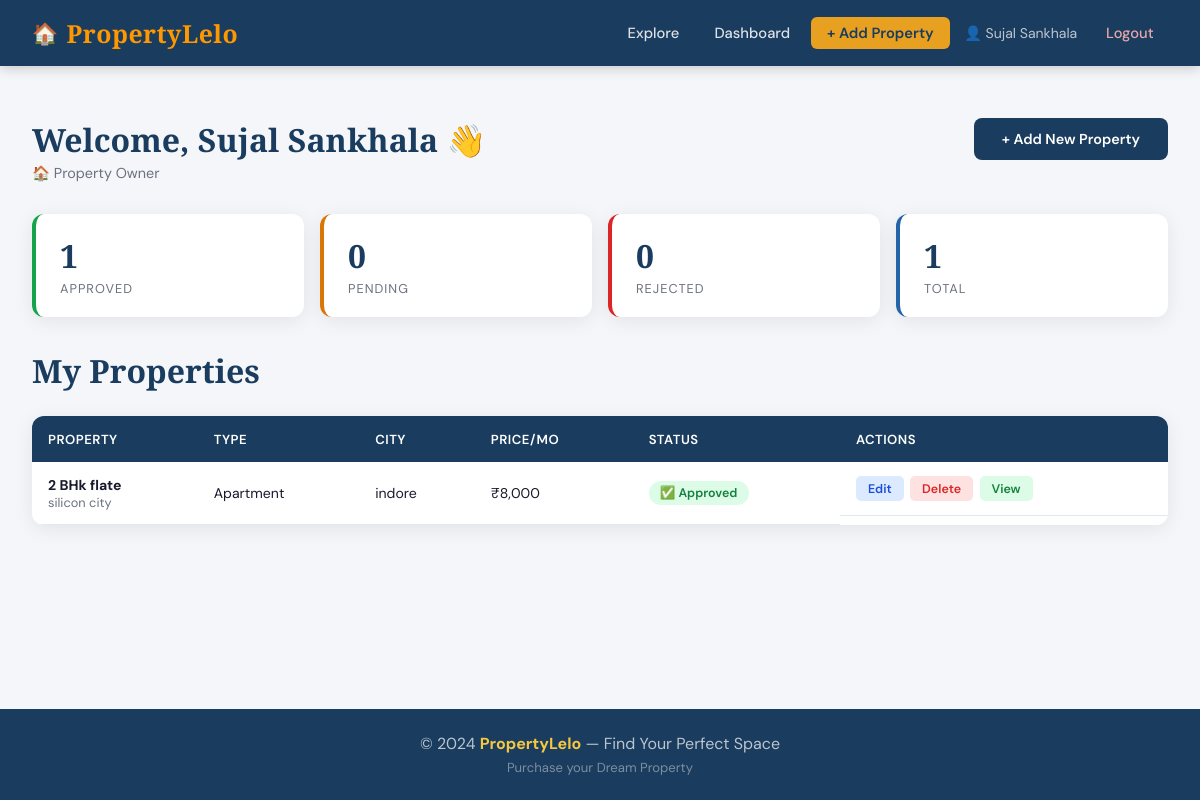
/dashboard (signed in), run on the app's committed database.
### tables this page shows
CREATE TABLE properties (
            id INTEGER PRIMARY KEY AUTOINCREMENT,
            owner_id INTEGER NOT NULL,
            title TEXT NOT NULL,
            description TEXT,
            property_type TEXT NOT NULL,
            price REAL NOT NULL,
            location TEXT NOT NULL,
            city TEXT NOT NULL,
            bedrooms INTEGER,
            bathrooms INTEGER,
            area REAL,
            image_filename TEXT,
            status TEXT DEFAULT 'pending',
            created_at TIMESTAMP DEFAULT CURRENT_TIMESTAMP,
            FOREIGN KEY (owner_id) REFERENCES users(id)
        );

### app.py (the view)
@app.route('/dashboard')
def dashboard():
    if 'user_id' not in session:
        return redirect(url_for('login'))
    if session['user_role'] == 'admin':
        return redirect(url_for('admin'))
    db = get_db()
    if session['user_role'] == 'owner':
        properties = db.execute(
            "SELECT * FROM properties WHERE owner_id=? ORDER BY created_at DESC",
            (session['user_id'],)
        ).fetchall()
    else:
        properties = db.execute(
            "SELECT p.*, u.name as owner_name, u.phone as owner_phone FROM properties p JOIN users u ON p.owner_id=u.id WHERE p.status='approved' ORDER BY p.created_at DESC"
        ).fetchall()
    db.close()
    return render_template('dashboard.html', properties=properties)

### database.py (called while the page is built)
def get_db():
    conn = sqlite3.connect(DATABASE)
    conn.row_factory = sqlite3.Row
    return conn

### templates/dashboard.html (shortened to what this page needs)
{% extends 'base.html' %}
{% block content %}
<div class="dashboard-wrapper">
    <div class="dashboard-header">
        <div>
            <h1>Welcome, {{ session.user_name }} 👋</h1>
            <p class="dashboard-role">
                {% if session.user_role == 'owner' %}🏠 Property Owner{% else %}👤 Client{% endif %}
            </p>
        </div>
        {% if session.user_role == 'owner' %}
        <a href="{{ url_for('add_property') }}" class="btn-primary">+ Add New Property</a>
        {% endif %}
    </div>
    {% if session.user_role == 'owner' %}
    <div class="stats-row">
        <div class="stat-box">
            <span class="stat-num">{{ properties|selectattr('status', 'equalto', 'approved')|list|length }}</span>
            <span class="stat-label">Approved</span>
        </div>
        <div class="stat-box pending">
            <span class="stat-num">{{ properties|selectattr('status', 'equalto', 'pending')|list|length }}</span>
            <span class="stat-label">Pending</span>
        </div>
        <div class="stat-box rejected">
            <span class="stat-num">{{ properties|selectattr('status', 'equalto', 'rejected')|list|length }}</span>
            <span class="stat-label">Rejected</span>
        </div>
        <div class="stat-box total">
            <span class="stat-num">{{ properties|length }}</span>
            <span class="stat-label">Total</span>
        </div>
    </div>
    <h2 class="section-title" style="margin-bottom:1.5rem;">My Properties</h2>
    {% if properties %}
    <div class="table-wrap">
        <table class="data-table">
            <thead>
                <tr>
                    <th>Property</th><th>Type</th><th>City</th><th>Price/mo</th><th>Status</th><th>Actions</th>
                </tr>
            </thead>
            <tbody>
                {% for p in properties %}
                <tr>
                    <td><strong>{{ p.title }}</strong><br><small>{{ p.location }}</small></td>
                    <td>{{ p.property_type }}</td>
                    <td>{{ p.city }}</td>
                    <td>₹{{ "{:,.0f}".format(p.price) }}</td>
                    <td>
                        <span class="status-badge status-{{ p.status }}">
                            {% if p.status == 'approved' %}✅ Approved
                            {% elif p.status == 'pending' %}⏳ Pending
                            {% else %}❌ Rejected{% endif %}
                        </span>
                    </td>
                    <td class="action-btns">
                        <a href="{{ url_for('edit_property', pid=p.id) }}" class="btn-edit">Edit</a>
                        <a href="{{ url_for('delete_property', pid=p.id) }}" class="btn-delete" onclick="return confirm('Delete this property?')">Delete</a>
                        {% if p.status == 'approved' %}
                        <a href="{{ url_for('property_detail', pid=p.id) }}" class="btn-view">View</a>
                        {% endif %}
                    </td>
                </tr>
                {% endfor %}
            </tbody>
        </table>
    </div>
    {% endif %}
    {% endif %}
</div>
{% endblock %}

### static/style.css (style rules this page uses)
:root { --primary: #1a3c5e; --primary-light: #2563a8; --accent: #e8a020; --accent-light: #f5c842; --bg: #f4f6f9; --white: #ffffff; --text: #1a1a2e; --text-muted: #6b7280; --border: #e2e8f0; --success: #16a34a; --danger: #dc2626; --warning: #d97706; --card-shadow: 0 4px 20px rgba(0,0,0,0.08); --radius: 12px; --font-heading: 'Playfair Display', serif; --font-body: 'DM Sans', sans-serif; }
* { margin: 0; padding: 0; box-sizing: border-box; }
body { font-family: var(--font-body); background: var(--bg); color: var(--text); min-height: 100vh; display: flex; flex-direction: column; }
.section-title { font-family: var(--font-heading); font-size: 2rem; color: var(--primary); }
.btn-primary { background: var(--primary); color: #fff; border: none; padding: 0.75rem 1.75rem; border-radius: 8px; font-size: 0.9rem; font-weight: 600; cursor: pointer; text-decoration: none; transition: all 0.2s; display: inline-block; text-align: center; }
.dashboard-wrapper { padding: 2.5rem 2rem; max-width: 1200px; margin: 0 auto; }
.dashboard-header { display: flex; justify-content: space-between; align-items: flex-start; margin-bottom: 2rem; }
.dashboard-header h1 { font-family: var(--font-heading); font-size: 2rem; color: var(--primary); }
.dashboard-role { color: var(--text-muted); font-size: 0.9rem; margin-top: 0.2rem; }
.stats-row { display: grid; grid-template-columns: repeat(4, 1fr); gap: 1rem; margin-bottom: 2rem; }
.stat-box { background: var(--white); border-radius: 12px; padding: 1.25rem 1.5rem; display: flex; flex-direction: column; gap: 0.2rem; box-shadow: var(--card-shadow); border-left: 4px solid var(--success); }
.stat-box.pending { border-left-color: var(--warning); }
.stat-box.rejected { border-left-color: var(--danger); }
.stat-box.total { border-left-color: var(--primary-light); }
.stat-num { font-size: 2rem; font-weight: 700; color: var(--primary); font-family: var(--font-heading); }
.stat-label { font-size: 0.8rem; color: var(--text-muted); text-transform: uppercase; letter-spacing: 1px; }
.table-wrap { overflow-x: auto; border-radius: 12px; box-shadow: var(--card-shadow); }
.data-table { width: 100%; border-collapse: collapse; background: var(--white); }
.data-table thead { background: var(--primary); color: #fff; }
.data-table th { padding: 0.9rem 1rem; text-align: left; font-size: 0.82rem; font-weight: 600; text-transform: uppercase; letter-spacing: 0.5px; white-space: nowrap; }
.data-table td { padding: 0.85rem 1rem; border-bottom: 1px solid var(--border); font-size: 0.88rem; vertical-align: middle; }
.data-table td small { color: var(--text-muted); font-size: 0.8rem; display: block; }
.action-btns { display: flex; gap: 0.4rem; flex-wrap: wrap; }
.btn-edit, .btn-delete, .btn-view, .btn-approve, .btn-reject { padding: 0.3rem 0.75rem; border-radius: 5px; font-size: 0.78rem; font-weight: 600; text-decoration: none; cursor: pointer; white-space: nowrap; transition: opacity 0.2s; }
.btn-edit { background: #dbeafe; color: #1d4ed8; }
.btn-delete { background: #fee2e2; color: #dc2626; }
.btn-view { background: #dcfce7; color: #15803d; }
.status-badge { display: inline-block; padding: 0.25rem 0.7rem; border-radius: 50px; font-size: 0.78rem; font-weight: 600; }
.status-approved { background: #dcfce7; color: #15803d; }

### data on the page
properties: title "2 BHk flate", location "silicon city", property_type "Apartment", city "indore", price "8,000", status "✅ Approved"

### other printed values
{{ session.user_name }} "Sujal Sankhala"
{{ properties|selectattr('status', 'equalto', 'approved')|list|length }} "1"
{{ properties|selectattr('status', 'equalto', 'pending')|list|length }} "0"
{{ properties|selectattr('status', 'equalto', 'rejected')|list|length }} "0"
{{ properties|length }} "1"
